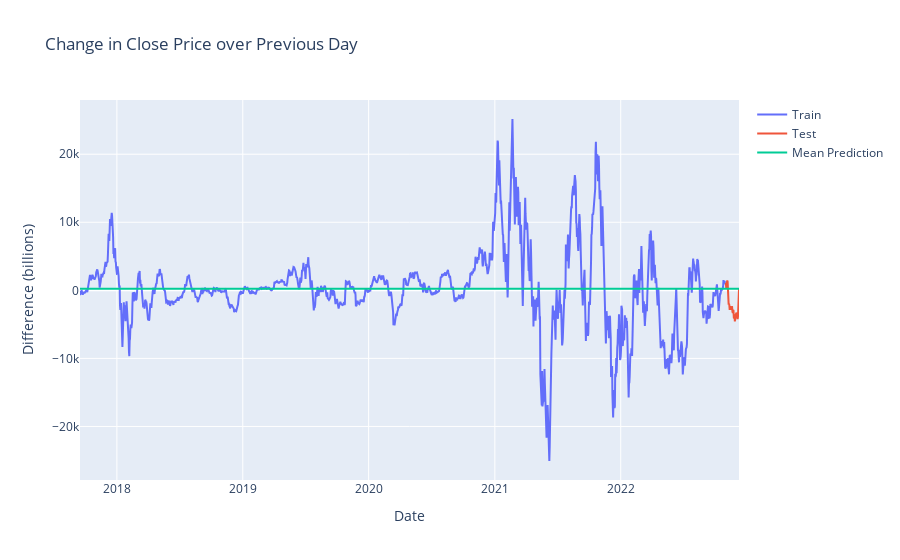

Notebook code for this chart:
### Code cell
fig = go.Figure()
fig.add_trace(go.Scatter(x=train.index, y=train, mode='lines', name="Train"))
fig.add_trace(go.Scatter(x=test.index, y=test, mode='lines', name="Test"))
fig.add_trace(go.Scatter(x=predictions.index, y=predictions, mode='lines', name="Mean Prediction"))

fig.update_layout(
    yaxis_title="Difference (billions)", 
    xaxis_title="Date",
    title="Change in Close Price over Previous Day"
)
fig.show()

### Figure 1 — Plotly figure (JSON) as saved in the notebook; plotly's stock layout.template omitted (floating-point values rounded to 4 significant figures; data arrays with more than 128 entries replaced by an {"elided": "..."} marker saying what was removed)
{"data": [{"mode": "lines", "name": "Train", "type": "scatter", "x": {"elided": "1873 str values"}, "y": {"elided": "1873 float values"}}, {"mode": "lines", "name": "Test", "type": "scatter", "x": ["2022-11-02T00:00:00", "2022-11-03T00:00:00", "2022-11-04T00:00:00", "2022-11-05T00:00:00", "2022-11-06T00:00:00", "2022-11-07T00:00:00", "2022-11-08T00:00:00", "2022-11-09T00:00:00", "2022-11-10T00:00:00", "2022-11-11T00:00:00", "2022-11-12T00:00:00", "2022-11-13T00:00:00", "2022-11-14T00:00:00", "2022-11-15T00:00:00", "2022-11-16T00:00:00", "2022-11-17T00:00:00", "2022-11-18T00:00:00", "2022-11-19T00:00:00", "2022-11-20T00:00:00", "2022-11-21T00:00:00", "2022-11-22T00:00:00", "2022-11-23T00:00:00", "2022-11-24T00:00:00", "2022-11-25T00:00:00", "2022-11-26T00:00:00", "2022-11-27T00:00:00", "2022-11-28T00:00:00", "2022-11-29T00:00:00", "2022-11-30T00:00:00", "2022-12-01T00:00:00", "2022-12-02T00:00:00", "2022-12-03T00:00:00", "2022-12-04T00:00:00", "2022-12-05T00:00:00", "2022-12-06T00:00:00", "2022-12-07T00:00:00", "2022-12-08T00:00:00", "2022-12-09T00:00:00", "2022-12-10T00:00:00"], "y": [1116.0, 332.6, 555.0, 1185.0, 1456.0, 1283.0, 148.3, -1769.0, -2106.0, -1967.0, -2168.0, -2862.0, -2680.0, -2331.0, -2678.0, -2874.0, -2477.0, -2479.0, -2472.0, -3123.0, -3319.0, -2898.0, -2976.0, -4031.0, -4067.0, -3841.0, -4553.0, -4316.0, -3620.0, -3440.0, -3456.0, -3276.0, -3677.0, -4155.0, -4232.0, -3887.0, -2668.0, -373.8, 198.2]}, {"mode": "lines", "name": "Mean Prediction", "type": "scatter", "x": {"elided": "1912 str values"}, "y": {"elided": "1912 float values"}}], "layout": {"title": {"text": "Change in Close Price over Previous Day"}, "xaxis": {"title": {"text": "Date"}}, "yaxis": {"title": {"text": "Difference (billions)"}}}}
